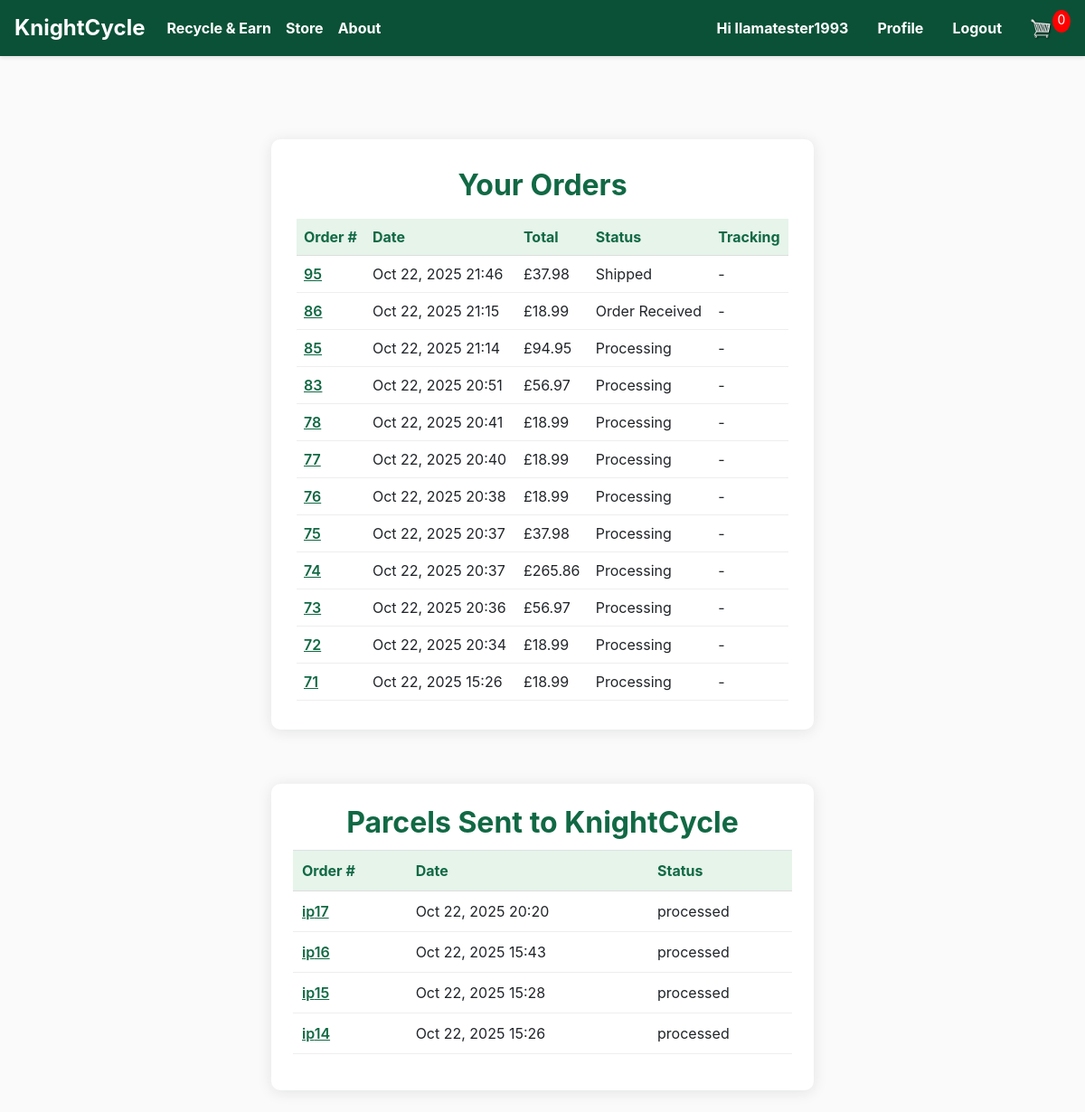
Page /store/orders/ (signed in) on the committed database.
### store/models.py (models this page shows, shortened)
class Order(models.Model):
    customer = models.ForeignKey(Customer, on_delete=models.SET_NULL, null=True, blank=True)
    date_ordered = models.DateTimeField(auto_now_add=True)
    status = models.CharField(max_length=20, choices=OrderStatus.choices, default=OrderStatus.POTENTIAL)
    transaction_id = models.CharField(max_length=100, null=True, blank=True)
    tracking_number = models.CharField(max_length=100, null=True, blank=True)
    points_used = models.PositiveIntegerField(default=0)
    points_discount = models.DecimalField(max_digits=10, decimal_places=2, default=Decimal('0.00'))
    @property
    def get_cart_total(self):
        orderitems = self.orderitem_set.all()
        total = sum([item.get_total for item in orderitems])
        return total

class OrderItem(models.Model):
	product = models.ForeignKey(Product, on_delete=models.SET_NULL, null=True)
	order = models.ForeignKey(Order, on_delete=models.SET_NULL, null=True)
	quantity = models.IntegerField(default=0, null=True, blank=True)
	date_added = models.DateTimeField(auto_now_add=True)
	@property
	def get_total(self):
		if self.product:
			return self.product.price * self.quantity
		return 0

class Product(models.Model):
    name = models.CharField(max_length=200)
    slug = models.SlugField(max_length=200, unique=True, blank=True)
    price = models.DecimalField(max_digits=7, decimal_places=2)
    digital = models.BooleanField(default=False, null=True, blank=True)
    image = models.ImageField(null=True, blank=True)
    is_active = models.BooleanField(default=True)
    description = models.TextField(null=True, blank=True)
    stock_quantity = models.IntegerField(default=0, help_text="Number of items in stock")  # ✅ New field
    low_stock_threshold = models.IntegerField(default=5, help_text="Alert when stock falls below this")  # ✅ New field

class IncomingParcel(models.Model):
    user = models.ForeignKey(settings.AUTH_USER_MODEL, on_delete=models.CASCADE, related_name='incoming_parcels', null=True, blank=True)
    address = models.CharField(max_length=255, blank=True, default='')
    city = models.CharField(max_length=100, blank=True, default='')
    county = models.CharField(max_length=100, blank=True, default='')
    postcode = models.CharField(max_length=20, blank=True, default='')
    country = models.CharField(max_length=100, blank=True, default='')
    details = models.TextField(blank=True, default='')
    pla = models.BooleanField(default=False)
    petg = models.BooleanField(default=False)
    status = models.CharField(max_length=20, choices=ParcelStatus.choices, default=ParcelStatus.AWAITING)
    date_submitted = models.DateTimeField(default=timezone.now)
    admin_comment = models.TextField(blank=True, default='')
    points_calculated = models.IntegerField(null=True, blank=True, help_text="Auto-calculated based on weight, editable by admin")
    points_awarded = models.BooleanField(default=False)  # track if points were already awarded

### store/views.py (the view)
# urls.py: path('orders/', views.orders, name='orders'),
@login_required
def orders(request):
    data = cartData(request)
    cartItems = data.get('cartItems', 0)
    customer = getattr(request.user, 'customer', None)
    orders = []
    if customer:
        orders = Order.objects.filter(customer=customer).order_by('-date_ordered')
    IncomingParcel = apps.get_model('store', 'IncomingParcel')
    parcels = []
    if IncomingParcel:
        parcels = IncomingParcel.objects.filter(user=request.user).order_by('-date_submitted')
    context = {
        'orders': orders,
        'parcels': parcels,
        'cartItems': cartItems,
    }
    return render(request, 'pages/orders.html', context)

### templates/pages/orders.html
{% extends 'store/main.html' %}
{% block content %}
<div class="profile-container" style="max-width:600px;margin:60px auto;padding:32px 28px;background:#fff;border-radius:10px;box-shadow:0 2px 16px rgba(0,32,16,0.10);">
  <h2 style="color:#116944;text-align:center;font-weight:700;">Your Orders</h2>
  {% if orders %}
    <table style="width:100%;margin-top:18px;border-collapse:collapse;">
      <thead>
        <tr style="background:#e6f4ea;color:#116944;font-weight:600;">
          <th style="padding:8px;border-bottom:1px solid #ddd;">Order #</th>
          <th style="padding:8px;border-bottom:1px solid #ddd;">Date</th>
          <th style="padding:8px;border-bottom:1px solid #ddd;">Total</th>
          <th style="padding:8px;border-bottom:1px solid #ddd;">Status</th>
          <th style="padding:8px;border-bottom:1px solid #ddd;">Tracking</th>
        </tr>
      </thead>
      <tbody>
        {% for order in orders %}
        <tr>
          <td style="padding:8px;border-bottom:1px solid #eee;"><a href="{% url 'store:order_detail' order.id %}" style="color:#116944;font-weight:600;text-decoration:underline;">{{ order.id }}</a></td>
          <td style="padding:8px;border-bottom:1px solid #eee;">{{ order.date_ordered|date:'M d, Y H:i' }}</td>
          <td style="padding:8px;border-bottom:1px solid #eee;">£{{ order.get_cart_total }}</td>
          <td style="padding:8px;border-bottom:1px solid #eee;">{{ order.status }}</td>
          <td style="padding:8px;border-bottom:1px solid #eee;">{% if order.tracking_number %}{{ order.tracking_number }}{% else %}-{% endif %}</td>
        </tr>
        {% endfor %}
      </tbody>
    </table>
  {% else %}
    <div style="color:#b30000;text-align:center;margin-top:24px;">No orders found for your account.</div>
  {% endif %}
</div>
<div class="orders-card">
  <h2>Parcels Sent to KnightCycle</h2>
  <table class="table">
    <thead>
      <tr style="background:#e6f4ea;color:#116944;font-weight:600;">
        <th style="padding:10px;border-bottom:1px solid #ddd;">Order #</th>
        <th style="padding:10px;border-bottom:1px solid #ddd;">Date</th>
        <th style="padding:10px;border-bottom:1px solid #ddd;">Status</th>
      </tr>
    </thead>
    <tbody>
      {% for p in parcels %}
      <tr>
        <td style="padding:10px;border-bottom:1px solid #eee;">
          <a class="link-green" href="{% url 'store:inbound_parcel_detail' p.pk %}">
            {% if p.ip %}{{ p.ip }}
            {% elif p.code %}{{ p.code }}
            {% else %}ip{{ p.pk }}{% endif %}
          </a>
        </td>
        <td style="padding:10px;border-bottom:1px solid #eee;">
          {% if p.date_submitted %}{{ p.date_submitted|date:"M d, Y H:i" }}
          {% elif p.submitted_at %}{{ p.submitted_at|date:"M d, Y H:i" }}
          {% elif p.created_at %}{{ p.created_at|date:"M d, Y H:i" }}
          {% else %}-{% endif %}
        </td>
        <td style="padding:10px;border-bottom:1px solid #eee;">{{ p.status|default:"—" }}</td>
      </tr>
      {% empty %}
      <tr><td colspan="3" style="padding:14px;color:#777;text-align:center;">No parcels sent yet.</td></tr>
      {% endfor %}
    </tbody>
  </table>
</div>
{% endblock %}

### store/templates/store/main.html (shortened to what this page needs)
<!DOCTYPE html>
{% load static %}
<html>
    <head>
        <link rel="stylesheet" href="https://stackpath.bootstrapcdn.com/bootstrap/4.4.1/css/bootstrap.min.css">
        <link rel="stylesheet" type="text/css" href="{% static 'css/main.css' %}">
    </head>
    <body>
    <nav class="navbar navbar-expand-lg navbar-dark navbar-eco">
    <a class="navbar-brand" href="{% url 'home' %}">KnightCycle</a>
    <div class="collapse navbar-collapse" id="navbarSupportedContent">
        <ul class="navbar-nav mr-auto">
        <li class="nav-item active">
             <a class="nav-link" href="{% url 'send_waste' %}">Recycle & Earn <span class="sr-only">(current)</span></a>
        </li>
        <li class="nav-item active">
            <a class="nav-link" href="{% url 'store:store' %}">Store <span class="sr-only">(current)</span></a>
        </li>
        <li class="nav-item active">
            <a class="nav-link" href="{% url 'about' %}">About <span class="sr-only">(current)</span></a>
        </li>
        </ul>
        <div class="form-inline my-2 my-lg-0">
                        {% if user.is_authenticated %}
                            <span class="nav-link greeting">Hi {{ user.username }}</span>
                            <a class="nav-link" href="{% url 'store:profile' %}">Profile</a>
                            <a class="nav-link" href="{% url 'store:logout' %}">Logout</a>
                        {% else %}
                            <a class="nav-link" href="{% url 'store:login' %}">Login <span class="sr-only">(current)</span></a>
                        {% endif %}
            <a href="{% url 'store:cart' %}">
                <img  id="cart-icon" src="{% static 'images/cart.png' %}">
            </a>
            <p id="cart-total">{{cartItems}}</p>
        </div>
    </div>
    </nav>
    <div class="container">
        <br>
        {% block content %}
        {% endblock %}
    </div>
    </body>
</html>

### static/css/main.css (style rules this page uses)
html { overflow-y: scroll !important; overflow-x: hidden; }
body { min-height: 100vh !important; height: 100% !important; margin: 0; padding: 0; background-color: hsl(0, 0%, 98%); font-family: -apple-system, BlinkMacSystemFont, 'Segoe UI', Roboto, Oxygen, Ubuntu, Cantarell, sans-serif; }
#cart-icon { width: 25px; display: inline-block; margin-left: 15px; }
#cart-total { display: block; text-align: center; color: #fff; background-color: red; width: 20px; height: 25px; border-radius: 50%; font-size: 14px; }
html, body { min-height: 100vh !important; height: 100% !important; overflow-y: scroll !important; overflow-x: hidden; margin: 0; padding: 0; }
body { padding-top: 0; }
.navbar-eco { position: fixed !important; top: 0 !important; left: 0 !important; right: 0 !important; width: 100% !important; z-index: 1000 !important; background-color: #0b5137 !important; box-shadow: 0 2px 4px rgba(0,0,0,0.1); }
.navbar { box-shadow: 0 2px 4px rgba(0,0,0,0.1); }
.navbar-brand { font-weight: 700; font-size: 1.5rem; color: #fff !important; }
.nav-link { font-weight: 500; transition: opacity 0.2s ease; color: #fff !important; }
body > .container, body > section, body > div:first-of-type { margin-top: 70px; }
.orders-card { max-width: 600px; margin: 24px auto; background: #fff; border-radius: 10px; box-shadow: 0 2px 16px rgba(0,32,16,0.10); padding: 24px; }
.orders-card h2 { color: #116944; text-align: center; font-weight: 700; margin: 0 0 10px; }
.orders-card .table { width: 100%; border-collapse: collapse; }
.link-green { color: #116944; font-weight: 600; text-decoration: underline; }

### store/templates/store/main.html (style rules this page uses)
.navbar-eco .nav-link, .navbar-eco .nav-link.greeting { font-weight: 700 !important; color: #fff !important; opacity: 1 !important; }

### rows in the picture
Order: id "95", date_ordered "Oct 22, 2025 21:46", get_cart_total "37.98", status "Shipped"
Order: id "86", date_ordered "Oct 22, 2025 21:15", get_cart_total "18.99", status "Order Received"
Order: id "85", date_ordered "Oct 22, 2025 21:14", get_cart_total "94.95", status "Processing"
Order: id "83", date_ordered "Oct 22, 2025 20:51", get_cart_total "56.97", status "Processing"
Order: id "78", date_ordered "Oct 22, 2025 20:41", get_cart_total "18.99", status "Processing"
Order: id "77", date_ordered "Oct 22, 2025 20:40", get_cart_total "18.99", status "Processing"
Order: id "76", date_ordered "Oct 22, 2025 20:38", get_cart_total "18.99", status "Processing"
Order: id "75", date_ordered "Oct 22, 2025 20:37", get_cart_total "37.98", status "Processing"
Order: id "74", date_ordered "Oct 22, 2025 20:37", get_cart_total "265.86", status "Processing"
Order: id "73", date_ordered "Oct 22, 2025 20:36", get_cart_total "56.97", status "Processing"
Order: id "72", date_ordered "Oct 22, 2025 20:34", get_cart_total "18.99", status "Processing"
Order: id "71", date_ordered "Oct 22, 2025 15:26", get_cart_total "18.99", status "Processing"
IncomingParcel: pk "17", date_submitted "Oct 22, 2025 20:20", status "processed"
IncomingParcel: pk "16", date_submitted "Oct 22, 2025 15:43", status "processed"
IncomingParcel: pk "15", date_submitted "Oct 22, 2025 15:28", status "processed"
IncomingParcel: pk "14", date_submitted "Oct 22, 2025 15:26", status "processed"

### other values in the picture
{{ user.username }} "llamatester1993"
{{ cartItems }} "0"
